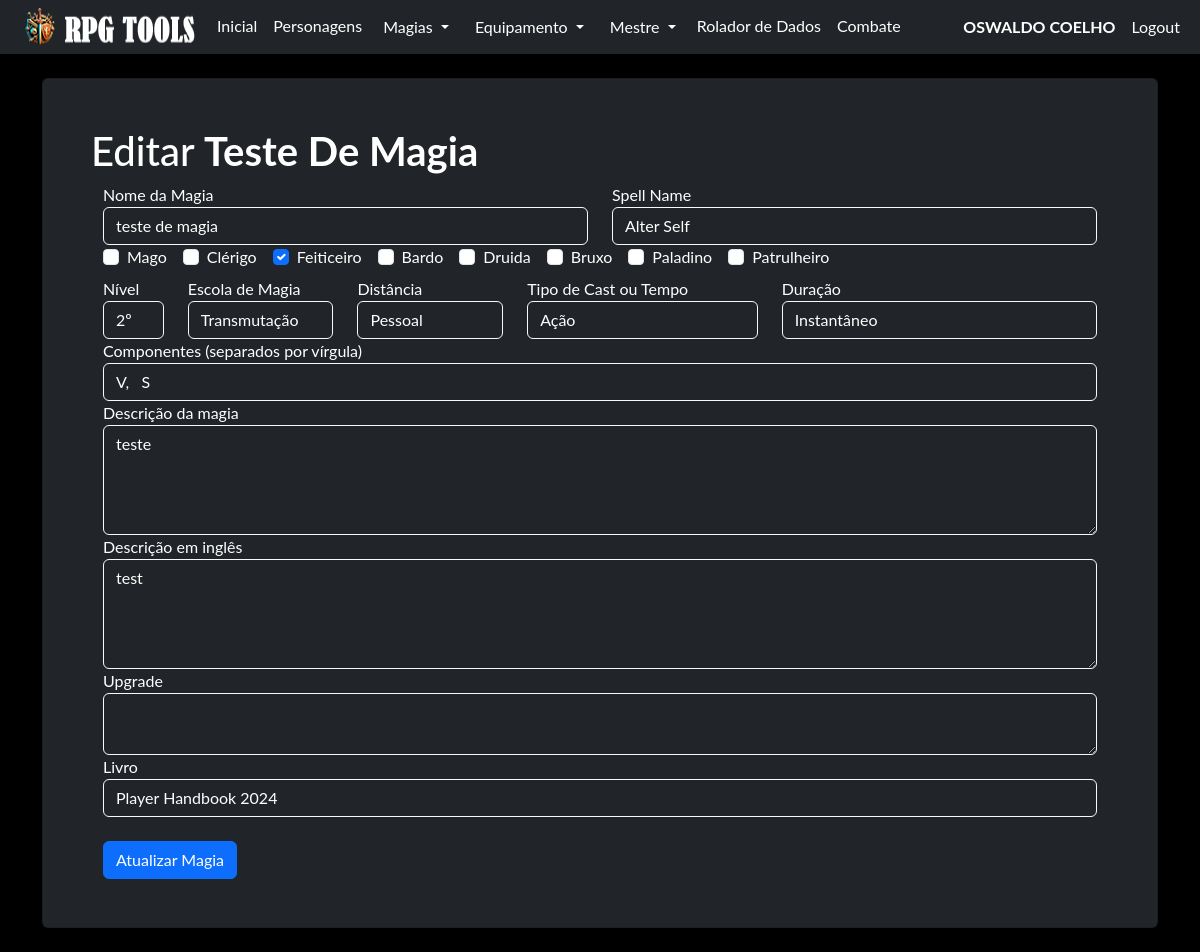
The app's page /magia/editar/2 (signed in) with its own data.
### model/user_model.py (models this page shows, shortened)
class User(db.Model, UserMixin):
    __tablename__ = "user"
    id = db.Column('id', db.Integer, primary_key=True)
    nome = db.Column('nome', db.String(150))
    sobrenome = db.Column('sobrenome', db.String(150))
    email = db.Column('email', db.String(50), unique=True)
    telefone = db.Column('telefone', db.String(15), unique=True, nullable=False)
    login = db.Column('login', db.String(50), unique=True, nullable=False)
    senha = db.Column('senha', db.String(550), nullable=False)
    tipo = db.Column('tipo', db.String(25), nullable=False, default="none")
    personagens = db.relationship("Personagem", foreign_keys=[Personagem.id_user], back_populates="user")

### model/magias_model.py (models this page shows, shortened)
class Magias(db.Model):
    __tablename__ = "magias"
    id = db.Column(db.Integer, primary_key=True)
    magia = db.Column(db.JSON, nullable=False)
    @classmethod
    def magia_id(cls, magia_id):
        return cls.query.get(magia_id)

### routes/magia.py (the view, shortened to what this page needs)
@blueprint_magia.route('/editar/<id>', methods=['GET', 'POST'])
def editar_magia(id):
    if request.method == 'GET':
        magia = Magias.magia_id(id)
        if magia:
            classes_selecionadas = [NUMERO_CLASSES.get(numero, 'Desconhecida') for numero in magia.magia['classes']]
            magia_escola_numero = int(magia.magia['escola'])
            return render_template('editarmagia.html',
                                   magia=magia,
                                   classes_selecionadas=classes_selecionadas,
                                   classes_numero=CLASSES_NUMERO,
                                   escolas_numero=ESCOLAS_NUMERO,
                                   magia_escola_numero=magia_escola_numero)
        else:
            flash("Magia não encontrada", "danger")
            return redirect(request.url)

### routes/login.py (called while the page is built)
@login_manager.user_loader
def get_user(id):
    return User.query.get(id)

### templates/editarmagia.html (shortened to what this page needs)
{% extends 'base.html' %}
{% block conteudo %}
    {% if current_user.is_authenticated %}
    <div class="card shadow p-5 bg-dark text-white">
        <h1> Editar <b>{{ magia.magia['nome']|title  }}</b></h1>
        <div class="container">
            <form method="POST" action="/magia/editar/{{magia.id}}">
                <div class="row">
                    <div class="col-md-6 form-group">
                        <label for="nome">Nome da Magia</label>
                        <input type="text" id="nome" name="nome" class="form-control bg-dark text-white border-light" value="{{ magia.magia['nome'] }}" required>
                    </div>
                    <div class="col-md-6 form-group">
                        <label for="spellname">Spell Name</label>
                        <input type="text" id="spellname" name="spellname" class="form-control bg-dark text-white border-light" value="{{ magia.magia['spellname'] }}" required>
                    </div>
                </div>
                <div class="d-flex flex-wrap">
                    {% for classe, numero in classes_numero.items() %}
                        <div class="form-check me-3 mb-2">
                            <input type="checkbox" class="form-check-input" id="{{ classe }}" name="{{ classe }}"
                                   {% if classe in classes_selecionadas %}checked{% endif %}>
                            <label class="form-check-label" for="{{ classe }}">{{ classe }}</label>
                        </div>
                    {% endfor %}
                </div>
                <div class="row">
                    <div class="col-md-1 form-group">
                        <label for="nivel">Nível</label>
                        <select id="nivel" name="nivel" class="form-control bg-dark text-white border-light">
                            <option value="2" {% if magia.magia['nivel'] == '2' %}selected{% endif %}>2º</option>
                        </select>
                    </div>
                    <div class="col-md-2 form-group">
                        <label for="escola">Escola de Magia</label>
                        <select id="escola" name="escola" class="form-control bg-dark text-white border-light">
                            {% for nome_escola, numero in escolas_numero.items() %}
                                <option value="{{ numero }}" {% if magia_escola_numero == numero %}selected{% endif %}>{{ nome_escola }}</option>
                            {% endfor %}
                        </select>
                    </div>
                    <div class="col-md-2 form-group">
                        <label for="distancia">Distância</label>
                        <input type="text" id="distancia" name="distancia" class="form-control bg-dark text-white border-light" value="{{ magia.magia['distancia'] }}" required>
                    </div>
                    <div class="col-md-3 form-group">
                        <label for="casting">Tipo de Cast ou Tempo</label>
                        <input type="text" id="casting" name="casting" class="form-control bg-dark text-white border-light" value="{{ magia.magia['casting'] }}" required>
                    </div>
                    <div class="col-md-4 form-group">
                        <label for="duracao">Duração</label>
                        <input type="text" id="duracao" name="duracao" class="form-control bg-dark text-white border-light" value="{{ magia.magia['duracao'] }}" required>
                    </div>
                    <div class="col-md-12 form-group">
                        <label for="componentes">Componentes (separados por vírgula)</label>
                        <input type="text" id="componentes" name="componentes" class="form-control bg-dark text-white border-light" value="{{ magia.magia['componentes']| join(', ') }}">
                    </div>
                </div>
                <div class="row">
                    <div class="col-md-12 form-group">
                        <label for="texto">Descrição da magia</label>
                        <textarea id="texto" name="texto" class="form-control bg-dark text-white border-light" rows="4">{{ magia.magia['texto'] }}</textarea>
                    </div>
                    <div class="col-md-12 form-group">
                        <label for="spelldescription">Descrição em inglês</label>
                        <textarea id="spelldescription" name="spelldescription" class="form-control bg-dark text-white border-light" rows="4">{{ magia.magia['spelldescription'] }}</textarea>
                    </div>
                    <div class="col-md-12 form-group">
                        <label for="upgrade">Upgrade</label>
                        <textarea id="upgrade" name="upgrade" class="form-control bg-dark text-white border-light" rows="2">{{ magia.magia['upgrade'] }}</textarea>
                    </div>
                    <div class="col-md-12 form-group">
                        <label for="livro">Livro</label>
                        <input type="text" id="livro" name="livro" class="form-control bg-dark text-white border-light" value="{{ magia.magia['livro'] }}" required>
                    </div>
                </div>
                <br>
                <div class="row">
                    <div class="col-md-12 form-group">
                        <button type="submit" class="btn btn-primary">Atualizar Magia</button>
                    </div>
                </div>
            </form>
        </div>
    </div>
    {% endif %}
{% endblock %}

### templates/base.html (shortened to what this page needs)
<!doctype html>
<html lang="pt-BR">
  <head>
    <link rel="stylesheet" href="{{ url_for('static', filename='css/bootstrap.min.css') }}">
    <link rel="stylesheet" href="{{ url_for('static', filename='css/custom.css') }}">
  </head>
  <body class="bg-black font_rpg">
    <nav class="navbar navbar-expand-lg navbar bg-dark"  data-bs-theme="dark">
        <div class="container-fluid">
            <ul class="navbar-nav">
              <img src="/static/imagem/logo35.png"/>
              {% if current_user.is_authenticated %}
              <li class="nav-item"><a class="nav-link active mb-0 h1 text-white" href="/">Inicial</a> </li>
              <li class="nav-item"><a class="nav-link active mb-0 h1 text-white" href="/pj/">Personagens</a> </li>
              <li class="nav-item">
                <div class="dropdown">
                  <button class="btn btn-dark dropdown-toggle" type="button" data-bs-toggle="dropdown" aria-expanded="false">
                    Magias
                  </button>
                </div>
              </li>
              <li class="nav-item">
                <div class="dropdown">
                  <button class="btn btn-dark dropdown-toggle" type="button" data-bs-toggle="dropdown" aria-expanded="false">
                    Equipamento
                  </button>
                </div>
              </li>
              <li class="nav-item">
                <div class="dropdown">
                  <button class="btn btn-dark dropdown-toggle" type="button" data-bs-toggle="dropdown" aria-expanded="false">
                    Mestre
                  </button>
                </div>
              </li>
              <li class="nav-item"><a class="nav-link active mb-0 h1 text-white" href="/rolador/">Rolador de Dados</a> </li>
              <li class="nav-item"><a class="nav-link active mb-0 h1 text-white" href="#">Combate</a> </li>
              {% endif %}
            </ul>
              <ul class="navbar-nav ms-auto">
              {% if current_user.is_authenticated %}
                <li class="nav-item"><p class="nav-link active mb-0 h1 text-white"><b> {{current_user.nome}} {{current_user.sobrenome}}</b></p> </li>
                <li class="nav-item"><a class="nav-link active mb-0 h1 text-white" href="/logout">Logout</a> </li>
              {% else %}
                <li class="nav-item"><a class="nav-link active mb-0 h1 text-white" href="/login">Login</a> </li>
                <li class="nav-item"><a class="nav-link active mb-0 h1 text-white" href="/login/register">Register</a> </li>
              {% endif %}
              </ul>
        </div>
    </nav>
    <div class="container">
      <br>
        {% block conteudo %}
        {% endblock %}
        <br>
    </div>
  </body>

### static/css/custom.css (style rules this page uses)
.font_rpg { font-family: "Lato", "Helvetica Neue", Helvetica, Arial, sans-serif; }
::placeholder { color: #adb5bd; opacity: 1; }

### records on screen
User: nome "OSWALDO", sobrenome "COELHO"
Magias: magia.nome "Teste De Magia", nome "teste de magia", spellname "Alter Self", nivel "2º", distancia "Pessoal", casting "Ação", duracao "Instantâneo", componentes "V, S", texto "teste", spelldescription "test", livro "Player Handbook 2024"

### other values on screen
{{ classe }} "Mago" "Clérigo" "Feiticeiro" "Bardo" "Druida" "Bruxo" "Paladino" "Patrulheiro"
form field escola "Transmutação"
